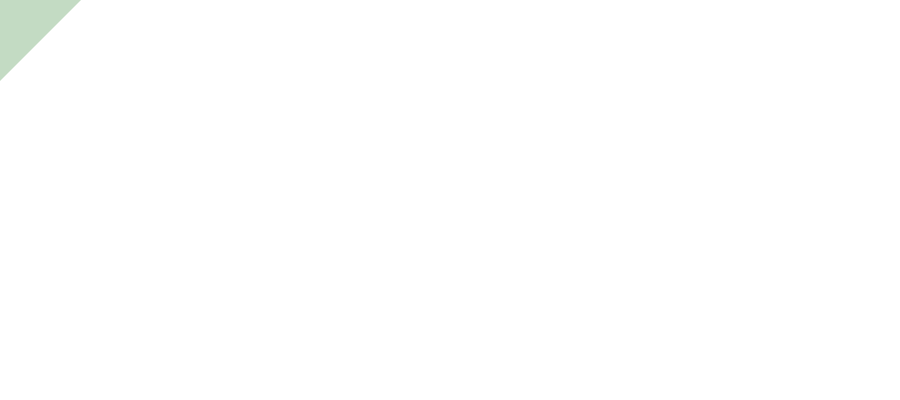
Frame 1 (no input)
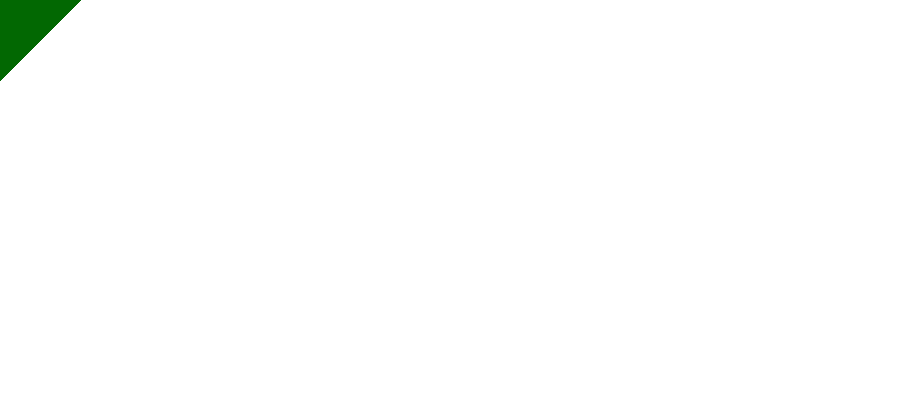
Frame 60 (the mouse pressed at the canvas centre just before this capture)
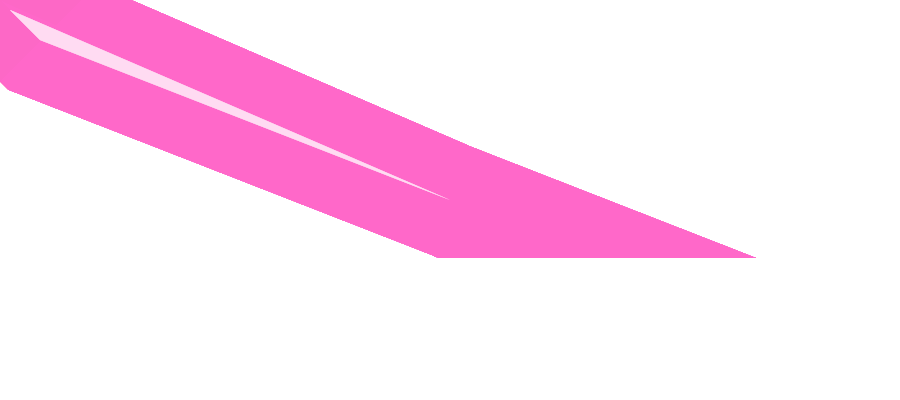
Frame 120 (the mouse held since frame 60 and released just before this capture)

The Processing sketch that drew these frames (run headless with seeded random() and noise(); from frame 60 on, the mouse is pressed at the canvas centre):

// Processing sketch: processing_11404
// ── processing_11404.pde

void setup(){
size(900,400);
smooth();
background(255);
frameRate(80);
}
void draw(){
stroke(mouseX, 100 , mouseY, 60); 
float distance = dist(pmouseX, pmouseY, mouseX, mouseY);
float maxStroke = 120;
strokeWeight(maxStroke - constrain(distance, 5, maxStroke));
quad(pmouseX, pmouseY, mouseX, mouseY, 40, 40, 10, 10);
}
//se crean fractales
void mouseClicked(){
line(pmouseX, pmouseY, mouseX, mouseY);
fill(mouseY, 25, mouseX, 30);
noStroke();
line(mouseX, mouseY, 10, 50);
}
void keyPressed(){
background(255);
//el fondo vuelve a blanco al apretar una tecla
}
